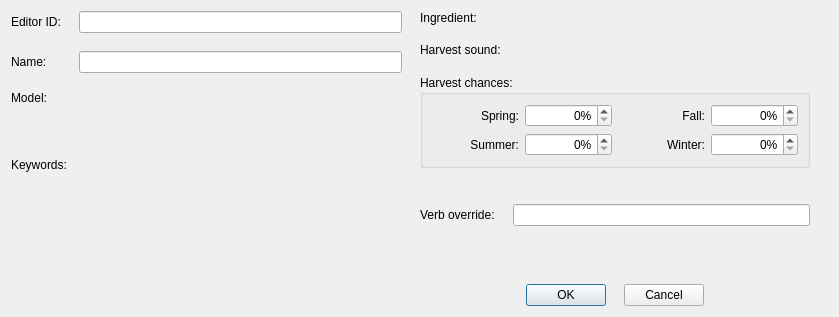
<?xml version="1.0" encoding="UTF-8"?>
<ui version="4.0">
 <class>FormDialogFlora</class>
 <widget class="QDialog" name="FormDialogFlora">
  <property name="geometry">
   <rect>
    <x>0</x>
    <y>0</y>
    <width>839</width>
    <height>292</height>
   </rect>
  </property>
  <property name="windowTitle">
   <string>Flora</string>
  </property>
  <layout class="QHBoxLayout" name="horizontalLayout_2">
   <property name="spacing">
    <number>18</number>
   </property>
   <item>
    <layout class="QVBoxLayout" name="colLeft" stretch="0,1">
     <item>
      <layout class="QGridLayout" name="gridLayout">
       <item row="0" column="0">
        <widget class="QLabel" name="label">
         <property name="text">
          <string>Editor ID:</string>
         </property>
         <property name="buddy">
          <cstring>editorID</cstring>
         </property>
        </widget>
       </item>
       <item row="2" column="0">
        <widget class="QLabel" name="label_3">
         <property name="text">
          <string>Model:</string>
         </property>
         <property name="buddy">
          <cstring>model</cstring>
         </property>
        </widget>
       </item>
       <item row="1" column="0">
        <widget class="QLabel" name="label_2">
         <property name="text">
          <string>Name:</string>
         </property>
         <property name="buddy">
          <cstring>name</cstring>
         </property>
        </widget>
       </item>
       <item row="2" column="1">
        <widget class="DKFormNIFPicker" name="model"/>
       </item>
       <item row="1" column="1">
        <widget class="QLineEdit" name="name"/>
       </item>
       <item row="0" column="1">
        <widget class="QLineEdit" name="editorID"/>
       </item>
      </layout>
     </item>
     <item>
      <layout class="QVBoxLayout" name="keywordsLayout">
       <item>
        <widget class="QLabel" name="label_4">
         <property name="text">
          <string>Keywords:</string>
         </property>
        </widget>
       </item>
       <item>
        <widget class="DKFormListPane" name="keywords"/>
       </item>
      </layout>
     </item>
    </layout>
   </item>
   <item>
    <layout class="QVBoxLayout" name="colMiddle" stretch="0,0,0,0,1,0">
     <item>
      <layout class="QGridLayout" name="gridLayout_3">
       <item row="0" column="0">
        <widget class="QLabel" name="label_6">
         <property name="text">
          <string>Ingredient:</string>
         </property>
         <property name="buddy">
          <cstring>ingredient</cstring>
         </property>
        </widget>
       </item>
       <item row="0" column="1">
        <widget class="DKFormPicker" name="ingredient"/>
       </item>
       <item row="1" column="0">
        <widget class="QLabel" name="label_7">
         <property name="text">
          <string>Harvest sound:</string>
         </property>
         <property name="buddy">
          <cstring>harvestSound</cstring>
         </property>
        </widget>
       </item>
       <item row="1" column="1">
        <widget class="DKFormPicker" name="harvestSound"/>
       </item>
      </layout>
     </item>
     <item>
      <widget class="QGroupBox" name="seasonalChances">
       <property name="title">
        <string>Harvest chances:</string>
       </property>
       <layout class="QGridLayout" name="gridLayout_2">
        <item row="0" column="1">
         <widget class="QSpinBox" name="chanceSpring">
          <property name="alignment">
           <set>Qt::AlignRight|Qt::AlignTrailing|Qt::AlignVCenter</set>
          </property>
          <property name="suffix">
           <string>%</string>
          </property>
          <property name="maximum">
           <number>100</number>
          </property>
         </widget>
        </item>
        <item row="0" column="0">
         <widget class="QLabel" name="label_8">
          <property name="text">
           <string>Spring:</string>
          </property>
          <property name="alignment">
           <set>Qt::AlignRight|Qt::AlignTrailing|Qt::AlignVCenter</set>
          </property>
          <property name="buddy">
           <cstring>chanceSpring</cstring>
          </property>
         </widget>
        </item>
        <item row="0" column="2">
         <widget class="QLabel" name="label_9">
          <property name="text">
           <string>Fall:</string>
          </property>
          <property name="alignment">
           <set>Qt::AlignRight|Qt::AlignTrailing|Qt::AlignVCenter</set>
          </property>
          <property name="buddy">
           <cstring>chanceFall</cstring>
          </property>
         </widget>
        </item>
        <item row="0" column="3">
         <widget class="QSpinBox" name="chanceFall">
          <property name="alignment">
           <set>Qt::AlignRight|Qt::AlignTrailing|Qt::AlignVCenter</set>
          </property>
          <property name="suffix">
           <string>%</string>
          </property>
          <property name="maximum">
           <number>100</number>
          </property>
         </widget>
        </item>
        <item row="1" column="0">
         <widget class="QLabel" name="label_10">
          <property name="text">
           <string>Summer:</string>
          </property>
          <property name="alignment">
           <set>Qt::AlignRight|Qt::AlignTrailing|Qt::AlignVCenter</set>
          </property>
          <property name="buddy">
           <cstring>chanceSummer</cstring>
          </property>
         </widget>
        </item>
        <item row="1" column="2">
         <widget class="QLabel" name="label_11">
          <property name="text">
           <string>Winter:</string>
          </property>
          <property name="alignment">
           <set>Qt::AlignRight|Qt::AlignTrailing|Qt::AlignVCenter</set>
          </property>
          <property name="buddy">
           <cstring>chanceWinter</cstring>
          </property>
         </widget>
        </item>
        <item row="1" column="1">
         <widget class="QSpinBox" name="chanceSummer">
          <property name="alignment">
           <set>Qt::AlignRight|Qt::AlignTrailing|Qt::AlignVCenter</set>
          </property>
          <property name="suffix">
           <string>%</string>
          </property>
          <property name="maximum">
           <number>100</number>
          </property>
         </widget>
        </item>
        <item row="1" column="3">
         <widget class="QSpinBox" name="chanceWinter">
          <property name="alignment">
           <set>Qt::AlignRight|Qt::AlignTrailing|Qt::AlignVCenter</set>
          </property>
          <property name="suffix">
           <string>%</string>
          </property>
          <property name="maximum">
           <number>100</number>
          </property>
         </widget>
        </item>
       </layout>
      </widget>
     </item>
     <item>
      <widget class="DKFormDestructionDataButton" name="destructionData"/>
     </item>
     <item>
      <layout class="QHBoxLayout" name="horizontalLayout">
       <item>
        <widget class="QLabel" name="label_5">
         <property name="text">
          <string>Verb override:</string>
         </property>
         <property name="buddy">
          <cstring>activateTextOverride</cstring>
         </property>
        </widget>
       </item>
       <item>
        <widget class="QLineEdit" name="activateTextOverride">
         <property name="whatsThis">
          <string>Change the default verb shown on the HUD when aiming at this Activator.</string>
         </property>
        </widget>
       </item>
      </layout>
     </item>
     <item>
      <spacer name="verticalSpacer">
       <property name="orientation">
        <enum>Qt::Vertical</enum>
       </property>
       <property name="sizeType">
        <enum>QSizePolicy::MinimumExpanding</enum>
       </property>
       <property name="sizeHint" stdset="0">
        <size>
         <width>8</width>
         <height>40</height>
        </size>
       </property>
      </spacer>
     </item>
     <item>
      <layout class="QHBoxLayout" name="buttonsLayout">
       <item>
        <spacer name="horizontalSpacer">
         <property name="orientation">
          <enum>Qt::Horizontal</enum>
         </property>
         <property name="sizeHint" stdset="0">
          <size>
           <width>40</width>
           <height>20</height>
          </size>
         </property>
        </spacer>
       </item>
       <item>
        <widget class="QPushButton" name="buttonOK">
         <property name="text">
          <string>OK</string>
         </property>
        </widget>
       </item>
       <item>
        <widget class="QPushButton" name="buttonCancel">
         <property name="text">
          <string>Cancel</string>
         </property>
        </widget>
       </item>
       <item>
        <spacer name="horizontalSpacer_2">
         <property name="orientation">
          <enum>Qt::Horizontal</enum>
         </property>
         <property name="sizeHint" stdset="0">
          <size>
           <width>40</width>
           <height>20</height>
          </size>
         </property>
        </spacer>
       </item>
      </layout>
     </item>
    </layout>
   </item>
   <item>
    <widget class="DKPapyrusBoundScriptListPane" name="scriptListPane"/>
   </item>
  </layout>
 </widget>
 <customwidgets>
  <customwidget>
   <class>DKFormListPane</class>
   <extends>QWidget</extends>
   <header>widgets/DKFormListPane.h</header>
  </customwidget>
  <customwidget>
   <class>DKFormPicker</class>
   <extends>QWidget</extends>
   <header>widgets/DKFormPicker.h</header>
  </customwidget>
  <customwidget>
   <class>DKPapyrusBoundScriptListPane</class>
   <extends>QWidget</extends>
   <header>widgets/DKPapyrusBoundScriptListPane.h</header>
  </customwidget>
  <customwidget>
   <class>DKFormNIFPicker</class>
   <extends>QWidget</extends>
   <header>widgets/DKFormNIFPicker.h</header>
  </customwidget>
  <customwidget>
   <class>DKFormDestructionDataButton</class>
   <extends>QWidget</extends>
   <header>widgets/DKFormDestructionDataButton.h</header>
  </customwidget>
 </customwidgets>
 <tabstops>
  <tabstop>editorID</tabstop>
  <tabstop>name</tabstop>
  <tabstop>model</tabstop>
  <tabstop>keywords</tabstop>
  <tabstop>ingredient</tabstop>
  <tabstop>harvestSound</tabstop>
  <tabstop>chanceSpring</tabstop>
  <tabstop>chanceFall</tabstop>
  <tabstop>chanceSummer</tabstop>
  <tabstop>chanceWinter</tabstop>
  <tabstop>destructionData</tabstop>
  <tabstop>activateTextOverride</tabstop>
  <tabstop>scriptListPane</tabstop>
  <tabstop>buttonOK</tabstop>
  <tabstop>buttonCancel</tabstop>
 </tabstops>
 <resources/>
 <connections/>
</ui>
